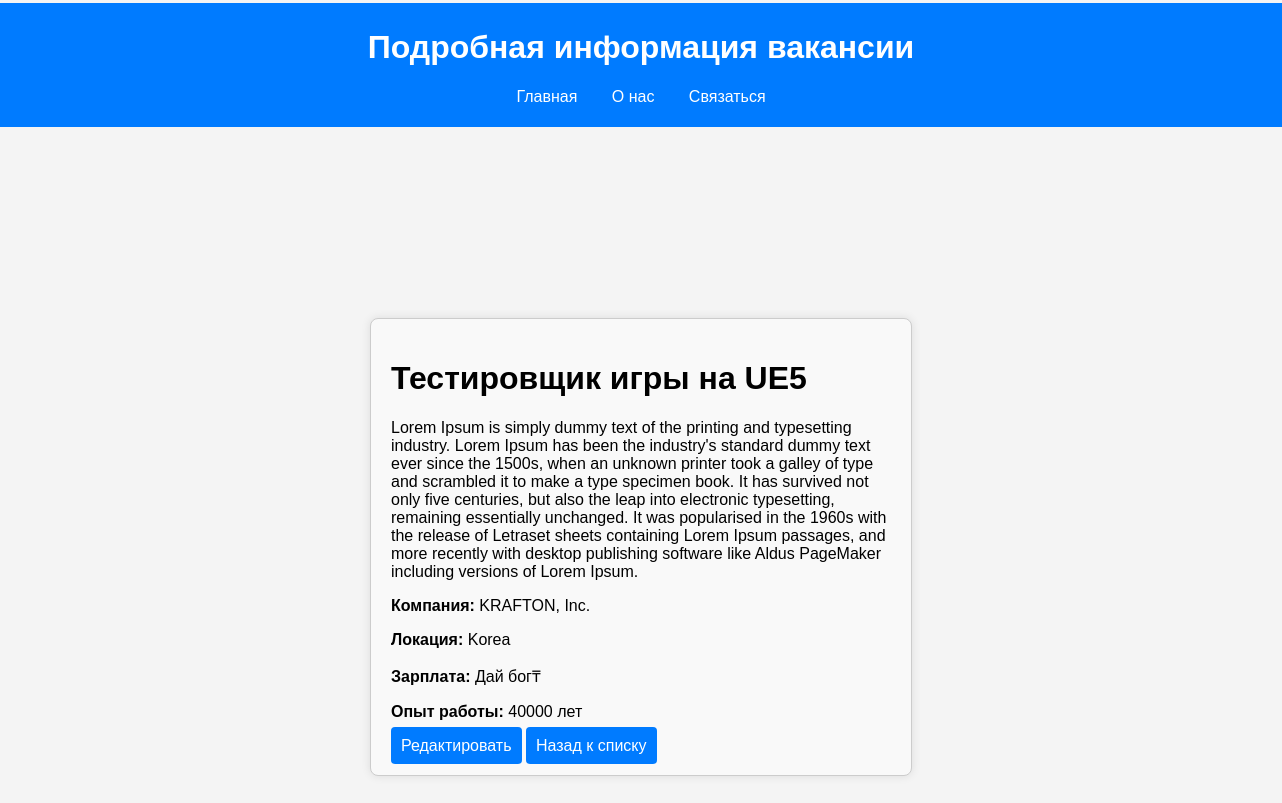
Page /vacancy/24/ on the committed database.
### blog/models.py (models this page shows, shortened)
class Vacancy(models.Model):
    STATUS_CHOICES = [
        ('moderation', 'На модерации'),
        ('published', 'Опубликовано'),
        ('rejected', 'Отклонено'),
    ]
    title = models.CharField(max_length=255, verbose_name="Название")
    description = models.TextField(verbose_name="Описание")
    company = models.CharField(max_length=255, verbose_name="Компания")
    location = models.CharField(max_length=255, verbose_name="Местоположение", default="")
    status = models.CharField(max_length=20, choices=STATUS_CHOICES, default='moderation', verbose_name="Статус")
    salary = models.CharField(max_length=100, verbose_name="Зарплата", blank=True, null=True)
    experience = models.CharField(max_length=100, verbose_name="Опыт работы", blank=True, null=True)
    class Meta:
        verbose_name = "Вакансия"
        verbose_name_plural = "Вакансии"

### blog/views.py (the view)
# urls.py: path('vacancy/<int:pk>/', views.vacancy_detail, name='vacancy_detail'),
def vacancy_detail(request, pk):
    vacancy = get_object_or_404(Vacancy, pk=pk)
    return render(request, 'vacancy_detail.html', {'vacancy': vacancy})

### blog/templates/vacancy_detail.html (shortened to what this page needs)
{% load static %}
<!DOCTYPE html>
<html lang="en">
<head>
    <link rel="stylesheet" href="{% static 'css/style.css' %}">
</head>
<body>
</head>
<body>
  <header>
    <div class="shapka" >
    <h1>Подробная информация вакансии</h1>
    <nav>
      <ul>
        <li><a href="{% url 'home_page' %}">Главная</a></li>
        <li><a href="{% url 'about_page' %}">О нас</a></li>
        <li><a href="{% url 'contact_page' %}">Связаться</a></li>
      </ul>
    </nav>
  </div>
  </header>
  <main>
    <div class="form-container">
        <form method="post" class="vacancy-form">
        <h1>{{ vacancy.title }}</h1>
        <p>{{ vacancy.description }}</p>
        <p><strong>Компания:</strong> {{ vacancy.company }}</p>
        <p><strong>Локация:</strong> {{ vacancy.location }}</p>
        <p><strong>Зарплата:</strong> {{ vacancy.salary }}₸</p>
        <p><strong>Опыт работы:</strong> {{ vacancy.experience }} лет</p>
<a href="{% url 'vacancy_update' vacancy.pk %}">Редактировать</a>
<a href="{% url 'home_page' %}">Назад к списку</a>
    </form>
    </div>
</body>
</html>

### blog/static/css/style.css (style rules this page uses)
body { font-family: Arial, sans-serif; margin: 0; padding: 0; background-color: #f4f4f4; }
header { background-color: #007bff; padding: 5px; text-align: center; color: white; margin-left: -10%; margin-right: -10%; margin-top: -3.1%; }
nav ul { list-style: none; padding: 0; }
nav ul li { display: inline; margin: 0 15px; }
nav ul li a { color: white; text-decoration: none; }
body { font-family: Arial, sans-serif; margin: 20px; padding: 20px; }
.form-container { display: flex; justify-content: center; align-items: center; min-height: 100vh; flex-direction: column; padding: 20px; }
.vacancy-form { width: 100%; max-width: 500px; padding: 20px; border: 1px solid #ccc; border-radius: 8px; background-color: #f9f9f9; box-shadow: 0 0 10px rgba(0, 0, 0, 0.1); }
.vacancy-form a { width: 100%; padding: 10px; background-color: #007bff; color: white; border: none; border-radius: 4px; cursor: pointer; margin-bottom: 5px; text-decoration: none; }

### rows in the picture
Vacancy: title "Тестировщик игры на UE5", description "Lorem Ipsum is simply dummy text of the printing and typesetting industry. Lorem Ipsum has been the industry's standard dummy text ever since the 1500s, when an unknown printer took a galley of type and scrambled it to make a type specimen book. It has survived not only five centuries, but also the leap into electronic typesetting, remaining essentially unchanged. It was popularised in the 1960s with the release of Letraset sheets containing Lorem Ipsum passages, and more recently with desktop publishing software like Aldus PageMaker including versions of Lorem Ipsum.", company "KRAFTON, Inc.", location "Korea", salary "Дай бог", experience "40000"
